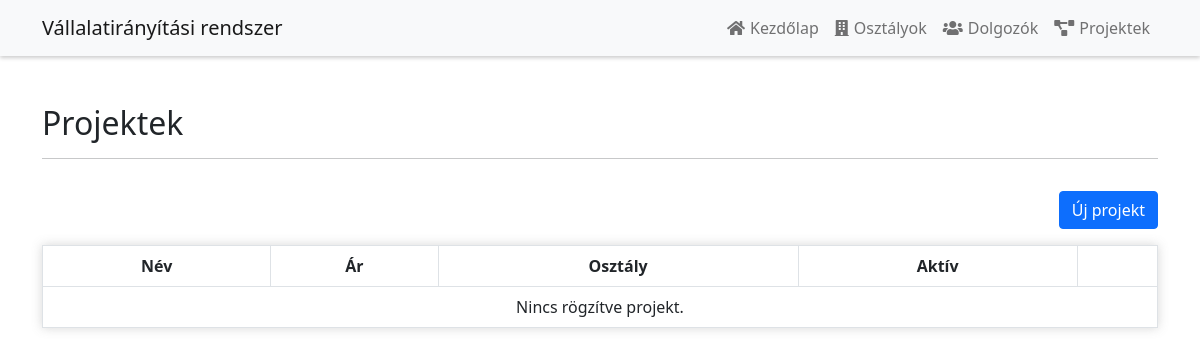
/projekt.php, run on an earlier commit of the app's database.
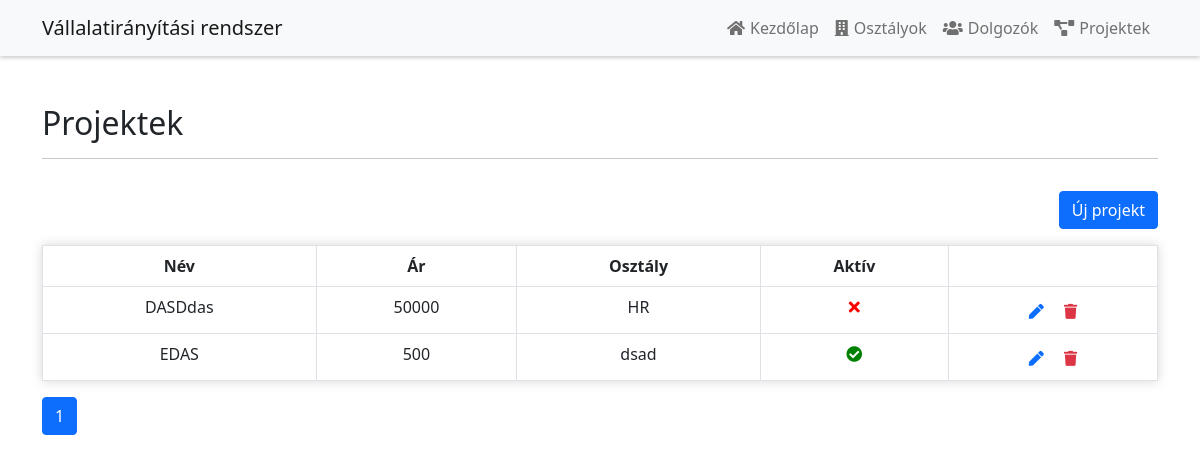
And on a later commit of the database.
### tables this page shows
CREATE TABLE `projekt` (
  `id` int(11) NOT NULL,
  `nev` varchar(40) NOT NULL,
  `ar` int(11) NOT NULL,
  `aktiv` tinyint(4) NOT NULL,
  `osztaly_id` int(11) DEFAULT NULL
);

CREATE TABLE `osztaly` (
  `id` int(11) NOT NULL,
  `nev` varchar(40) NOT NULL,
  `manager_id` int(11) DEFAULT NULL
);

### projekt.php (the view)
<?php
include ('functions.php');
$pdo = pdo_connect_mysql();
$perPage = 15;
$total_row = $pdo->query('SELECT projekt.*, osztaly.nev FROM projekt, osztaly WHERE projekt.osztaly_id = osztaly.id')->rowCount();
$pages = ceil($total_row / $perPage);
$page = isset($_GET['page']) ? $_GET["page"] : 1;
$start = ($page - 1) * $perPage;
$query = "SELECT projekt.*, osztaly.nev as osztaly FROM projekt, osztaly WHERE projekt.osztaly_id = osztaly.id LIMIT $start, $perPage";
$projektek = $pdo->query($query)->fetchAll(PDO::FETCH_ASSOC);
?>
<?=template_header('Projekt')?>
<div class="container">
    <div class="row mt-5 mb-3">
        <div class="col-lg-12">
            <h2>Projektek</h2>
            <hr>
        </div>
    </div>
    <div class="row mb-3">
        <div class="col-lg-12 text-end">
            <a class="btn btn-primary" href="new_projekt.php">Új projekt</a>
        </div>
    </div>
    <table id="projekt_table" class="table table-bordered">
        <thead>
        <tr>
            <th>Név</th>
            <th>Ár</th>
            <th>Osztály</th>
            <th>Aktív</th>
            <th></th>
        </tr>
        </thead>
        <tbody>
        <?php if(!empty($projektek)): ?>
            <?php foreach ($projektek as $projekt): ?>
                <tr data-id="<?=$projekt['id']?>" onclick="selectProjekt(this)">
                    <td><?=$projekt['nev']?></td>
                    <td><?=$projekt['ar']?></td>
                    <td><?=$projekt['osztaly']?></td>
                    <td><?=$projekt['aktiv'] == 1 ? '<i style="color: green" class="fas fa-check-circle"></i>'  : '<i style="color: red" class="fas fa-times"></i>'?></td>
                    <td class="actions">
                        <a href="edit_projekt.php?id=<?=$projekt['id']?>" class="edit"><i class="fas fa-pen fa-xs"></i></a>
                        <a href="delete.php?projekt_id=<?=$projekt['id']?>" class="trash text-danger"><i class="fas fa-trash fa-xs"></i></a>
                    </td>
                </tr>
            <?php endforeach; ?>
        <?php else: ?>
            <tr>
                <td colspan="9">Nincs rögzítve projekt.</td>
            </tr>
        <?php endif; ?>
        </tbody>
    </table>
    <ul class="pagination">
        <?php for ($i = 1; $i <= $pages; $i++): ?>
            <li class="page-item<?php echo ($i == $page) ? " active" : "" ?>"><a class="page-link"
                                                                                 href='<?php echo "?page=$i"; ?>'>
                    <?php echo $i; ?>
                </a></li>
        <?php endfor; ?>
    </ul>
</div>
<?=template_footer()?>

### functions.php (shortened to what this page needs)
<?php
function template_header($title)
{
    echo <<<EOT
<!DOCTYPE html>
<html>
	<head>
		<meta charset="utf-8">
		<title>$title</title>
		<link href="style/main.css" rel="stylesheet" type="text/css">
		<link href="https://cdn.jsdelivr.net/npm/bootstrap@5.0.2/dist/css/bootstrap.min.css" rel="stylesheet">
		<link rel="stylesheet" href="https://use.fontawesome.com/releases/v5.7.1/css/all.css">
	</head>
	<body>
	<nav class="navbar navbar-expand-lg navbar-light bg-light sticky-top">
  <div class="container">
    <a class="navbar-brand" href="index.php">Vállalatirányítási rendszer</a>
    <button class="navbar-toggler" type="button" data-bs-toggle="collapse" data-bs-target="#navbarNav" aria-controls="navbarNav" aria-expanded="false" aria-label="Toggle navigation">
      <span class="navbar-toggler-icon"></span>
    </button>
    <div class="collapse navbar-collapse" id="navbarNav">
      <ul class="navbar-nav ms-auto">
         <li class="nav-item">
          <a class="nav-link" aria-current="page" href="index.php"><i class="fas fa-home"></i>Kezdőlap</a>
        </li>
        <li class="nav-item">
          <a class="nav-link" aria-current="page" href="department.php"><i class="fas fa-building"></i>Osztályok</a>
        </li>
        <li class="nav-item">
          <a class="nav-link" href="employe.php"><i class="fas fa-users"></i>Dolgozók</a>
        </li>
        <li class="nav-item">
          <a class="nav-link" href="projekt.php"><i class="fas fa-project-diagram"></i>Projektek</a>
        </li>
      </ul>
    </div>
  </div>
</nav>
EOT;
}
function template_footer()
{
    echo <<<EOT
    <script	src="https://cdnjs.cloudflare.com/ajax/libs/Chart.js/2.8.0/Chart.bundle.min.js"></script>
    <script src="js/chart.js"></script>
    <script src="https://cdn.jsdelivr.net/npm/@popperjs/core@2.9.2/dist/umd/popper.min.js"></script>
<script src="https://cdn.jsdelivr.net/npm/bootstrap@5.0.2/dist/js/bootstrap.min.js"></script>
    </body>
</html>
EOT;
}

### style/main.css (style rules this page uses)
.actions .edit { margin: 0 15px 0 0; }
.actions { font-size: 20px; text-align: center; }
.navbar .navbar-nav .nav-item .nav-link i { margin-right: 5px; }
.navbar { box-shadow: 0 2px 4px 0 rgba(0,0,0,.2); }
.card, .table { box-shadow: 0 0 10px 0 rgba(100, 100, 100, 0.26); }
.table { text-align: center; }

What changed in the data, as far as the page shows it:
now on this page (row edited): projekt: nev "DASDdas", ar "50000", osztaly.nev "HR", aktiv 0 (drawn)
added projekt: nev "EDAS", ar "500", osztaly.nev "dsad", aktiv 1 (drawn)
Also different on the page:
new list line: "1"
text no longer shown: "Nincs rögzítve projekt."
